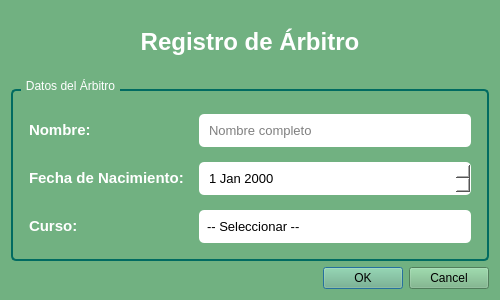
<?xml version="1.0" encoding="UTF-8"?>
<ui version="4.0">
 <class>DialogFormArbitro</class>
 <widget class="QDialog" name="DialogFormArbitro">
  <property name="geometry">
   <rect>
    <x>0</x>
    <y>0</y>
    <width>500</width>
    <height>300</height>
   </rect>
  </property>
  <property name="windowTitle">
   <string>Formulario de Árbitro</string>
  </property>
  <property name="styleSheet">
   <string notr="true">background-color: rgb(113, 177, 129);</string>
  </property>
  <layout class="QVBoxLayout" name="verticalLayout">
   <item>
    <widget class="QLabel" name="lblTitulo">
     <property name="font">
      <font>
       <pointsize>18</pointsize>
       <bold>true</bold>
      </font>
     </property>
     <property name="styleSheet">
      <string notr="true">color: rgb(255, 255, 255);</string>
     </property>
     <property name="text">
      <string>Registro de Árbitro</string>
     </property>
     <property name="alignment">
      <set>Qt::AlignmentFlag::AlignCenter</set>
     </property>
    </widget>
   </item>
   <item>
    <widget class="QGroupBox" name="groupBoxDatos">
     <property name="title">
      <string>Datos del Árbitro</string>
     </property>
     <property name="styleSheet">
      <string notr="true">QGroupBox {
    color: white;
    border: 2px solid rgb(1, 107, 97);
    border-radius: 5px;
    margin-top: 10px;
    padding-top: 10px;
}
QGroupBox::title {
    subcontrol-origin: margin;
    left: 10px;
    padding: 0 3px 0 3px;
}</string>
     </property>
     <layout class="QFormLayout" name="formLayout">
      <property name="spacing">
       <number>15</number>
      </property>
      <property name="leftMargin">
       <number>15</number>
      </property>
      <property name="topMargin">
       <number>15</number>
      </property>
      <property name="rightMargin">
       <number>15</number>
      </property>
      <property name="bottomMargin">
       <number>15</number>
      </property>
      <item row="0" column="0">
       <widget class="QLabel" name="lblNombre">
        <property name="font">
         <font>
          <pointsize>11</pointsize>
          <bold>true</bold>
         </font>
        </property>
        <property name="styleSheet">
         <string notr="true">color: white;</string>
        </property>
        <property name="text">
         <string>Nombre:</string>
        </property>
       </widget>
      </item>
      <item row="0" column="1">
       <widget class="QLineEdit" name="txtNombre">
        <property name="styleSheet">
         <string notr="true">QLineEdit {
    background-color: white;
    color: black;
    border-radius: 5px;
    padding: 8px;
    font-size: 10pt;
}
QLineEdit:focus {
    background-color: white;
    color: black;
    border: 2px solid #93da97;
}</string>
        </property>
        <property name="placeholderText">
         <string>Nombre completo</string>
        </property>
       </widget>
      </item>
      <item row="1" column="0">
       <widget class="QLabel" name="lblFechaNac">
        <property name="font">
         <font>
          <pointsize>11</pointsize>
          <bold>true</bold>
         </font>
        </property>
        <property name="styleSheet">
         <string notr="true">color: white;</string>
        </property>
        <property name="text">
         <string>Fecha de Nacimiento:</string>
        </property>
       </widget>
      </item>
      <item row="1" column="1">
       <widget class="QDateEdit" name="dateFechaNac">
        <property name="styleSheet">
         <string notr="true">QDateEdit {
    background-color: white;
    color: black;
    border-radius: 5px;
    padding: 8px;
    font-size: 10pt;
}
QDateEdit:focus {
    background-color: white;
    color: black;
    border: 2px solid #93da97;
}</string>
        </property>
        <property name="calendarPopupEnabled">
         <bool>true</bool>
        </property>
       </widget>
      </item>
      <item row="2" column="0">
       <widget class="QLabel" name="lblCurso">
        <property name="font">
         <font>
          <pointsize>11</pointsize>
          <bold>true</bold>
         </font>
        </property>
        <property name="styleSheet">
         <string notr="true">color: white;</string>
        </property>
        <property name="text">
         <string>Curso:</string>
        </property>
       </widget>
      </item>
      <item row="2" column="1">
       <widget class="QComboBox" name="cmbCurso">
        <property name="styleSheet">
         <string notr="true">QComboBox {
    background-color: white;
    color: black;
    border-radius: 5px;
    padding: 8px;
    font-size: 10pt;
}
QComboBox:focus {
    background-color: white;
    color: black;
    border: 2px solid #93da97;
}
QComboBox::drop-down {
    border: none;
}
QComboBox QAbstractItemView {
    background-color: white;
    color: black;
    selection-background-color: #93da97;
    selection-color: rgb(1, 107, 97);
}</string>
        </property>
        <item>
         <property name="text">
          <string>-- Seleccionar --</string>
         </property>
        </item>
        <item>
         <property name="text">
          <string>1º DAM</string>
         </property>
        </item>
        <item>
         <property name="text">
          <string>2º DAM</string>
         </property>
        </item>
        <item>
         <property name="text">
          <string>1º ASIR</string>
         </property>
        </item>
        <item>
         <property name="text">
          <string>2º ASIR</string>
         </property>
        </item>
       </widget>
      </item>
     </layout>
    </widget>
   </item>
   <item>
    <widget class="QDialogButtonBox" name="buttonBox">
     <property name="standardButtons">
      <set>QDialogButtonBox::StandardButton::Cancel|QDialogButtonBox::StandardButton::Ok</set>
     </property>
     <property name="styleSheet">
      <string notr="true">QPushButton {
    background-color: rgb(1, 107, 97);
    color: white;
    border-radius: 8px;
    padding: 8px 20px;
    font-weight: bold;
    min-width: 80px;
}
QPushButton:hover {
    background-color: #93da97;
    color: rgb(1, 107, 97);
}
QPushButton:pressed {
    background-color: rgb(1, 107, 97);
}</string>
     </property>
    </widget>
   </item>
  </layout>
 </widget>
 <resources/>
 <connections>
  <connection>
   <sender>buttonBox</sender>
   <signal>accepted()</signal>
   <receiver>DialogFormArbitro</receiver>
   <slot>accept()</slot>
  </connection>
  <connection>
   <sender>buttonBox</sender>
   <signal>rejected()</signal>
   <receiver>DialogFormArbitro</receiver>
   <slot>reject()</slot>
  </connection>
 </connections>
</ui>
